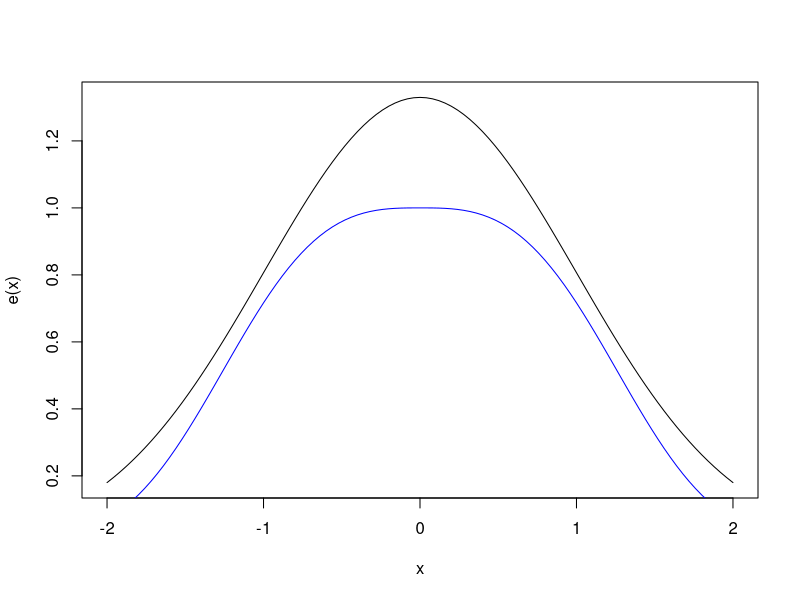

Write the R code that produced this figure.
## ---- chunk 1
f <- function(x) {         
  exp(-abs(x^3)/3)
}
e <- function(x) {     
  dnorm(x)/0.3
}
## ---- chunk 2
curve(e(x), from = -2, to = 2)
curve(f(x), add = T, col = "blue")
## ---- chunk 3
n = 100000
y = rnorm(n, 0, 1)
u = runif(n)
x = y[u < f(y)/e(y)]
head(x)
## ---- chunk 4
length(x)/n
## ---- chunk 5
mean(x^2)
